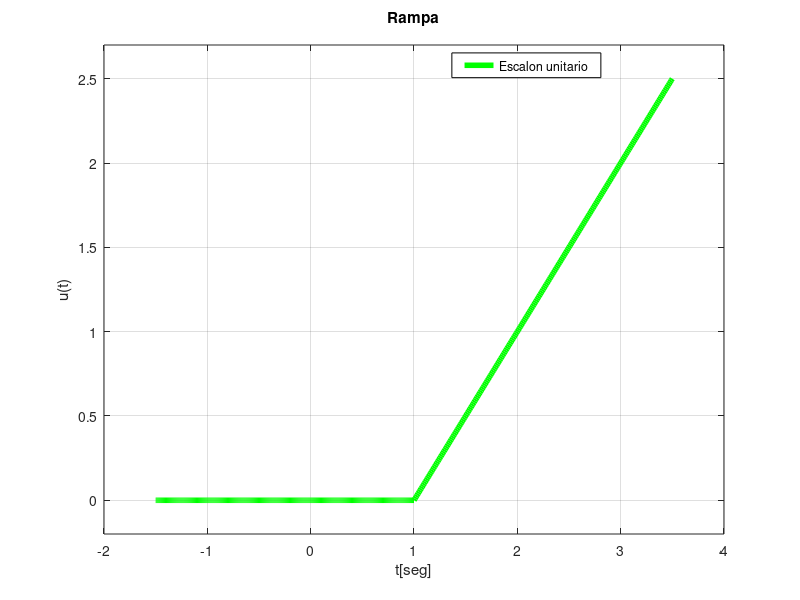

Write the MATLAB code that produced this figure.
clc
clear all
Fs=100;
t=[-2.5:1/Fs:2.5];
Lt=length(t);
for k=1:Lt;
    if t(k)<0;
        u(k)=0;
    else
        u(k)=1;
    end
end
r=t.*u;
t1=t+1



figure1 = figure;

axes1 = axes('Parent',figure1,'YGrid','on','XGrid','on');
ylim(axes1,[-0.2 2.7]);
box(axes1,'on');
hold(axes1,'on');
plot(t1,r,'g','DisplayName','Escalon unitario','LineWidth',4);
xlabel('t[seg]');
ylabel('u(t)');
title({'Rampa',''});
legend1 = legend(axes1,'show');
set(legend1,...
    'Position',[0.564823717758594 0.870551656884501 0.186250004323324 0.0370370362091949],...
    'EdgeColor',[0 0 0]);